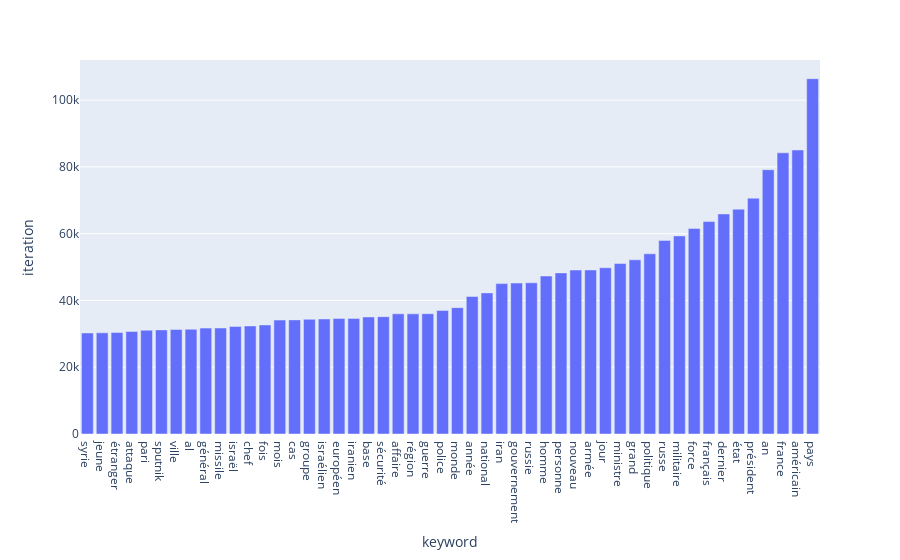

Notebook source saved alongside this figure:
### Markdown cell above
On crée un bar chart des 100 mots-clés les plus communs du corpus.

### Code cell
fig = px.bar(commonWords, x='keyword', y='iteration')
fig.show()

### Figure 1 — Plotly figure (JSON) as saved in the notebook; plotly's stock layout.template omitted (floating-point values rounded to 4 significant figures)
{"data": [{"alignmentgroup": "True", "hovertemplate": "keyword=%{x}<br>iteration=%{y}<extra></extra>", "legendgroup": "", "marker": {"color": "#636efa", "pattern": {"shape": ""}}, "name": "", "offsetgroup": "", "orientation": "v", "showlegend": false, "textposition": "auto", "type": "bar", "x": ["syrie", "jeune", "étranger", "attaque", "pari", "sputnik", "ville", "al", "général", "missile", "israël", "chef", "fois", "mois", "cas", "groupe", "israélien", "européen", "iranien", "base", "sécurité", "affaire", "région", "guerre", "police", "monde", "année", "national", "iran", "gouvernement", "russie", "homme", "personne", "nouveau", "armée", "jour", "ministre", "grand", "politique", "russe", "militaire", "force", "français", "dernier", "état", "président", "an", "france", "américain", "pays"], "xaxis": "x", "y": [30265, 30305, 30409, 30716, 31086, 31181, 31329, 31368, 31713, 31748, 32226, 32372, 32673, 34125, 34177, 34370, 34471, 34621, 34630, 35057, 35151, 35988, 35988, 36036, 36978, 37844, 41189, 42264, 45042, 45214, 45277, 47323, 48255, 49108, 49136, 49792, 51050, 52173, 53970, 57989, 59333, 61575, 63623, 65903, 67348, 70631, 79155, 84222, 85068, 106415], "yaxis": "y"}], "layout": {"barmode": "relative", "legend": {"tracegroupgap": 0}, "margin": {"t": 60}, "xaxis": {"anchor": "y", "domain": [0, 1], "title": {"text": "keyword"}}, "yaxis": {"anchor": "x", "domain": [0, 1], "title": {"text": "iteration"}}}}
